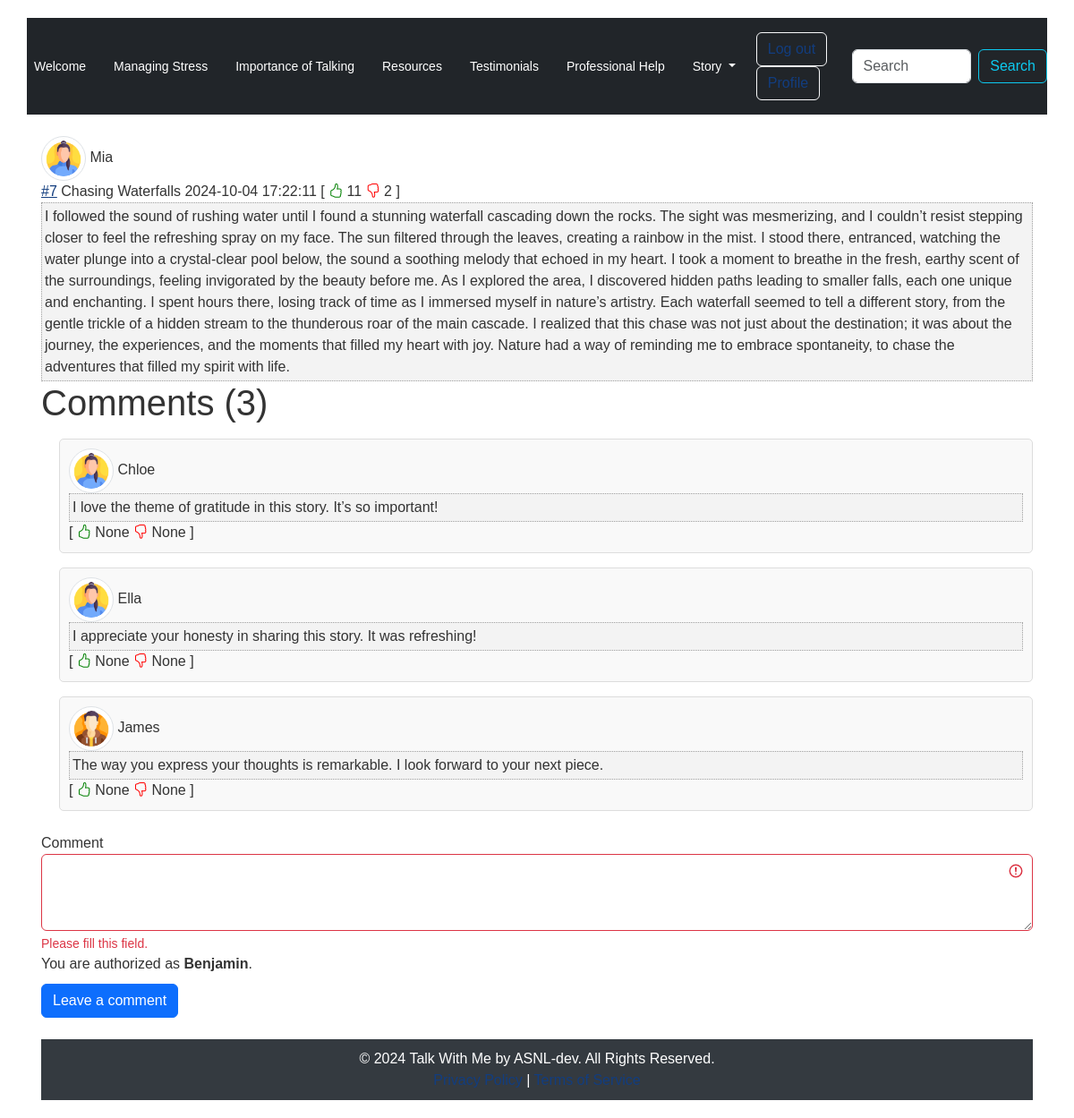
Screenshot of /post/7 (signed in) with the database file from the repository.
### models.py (models this page shows)
class User(db.Model):
    __tablename__ = 'users'
    id = db.Column(db.Integer, primary_key=True)
    username = db.Column(db.String(20), unique=True, nullable=False)
    email = db.Column(db.String(120), unique=True, nullable=False)
    password = db.Column(db.String(60), nullable=False)
    profile_picture_url = db.Column(db.String(200), nullable=True)  # New field
    stories = db.relationship('Story', backref='author', lazy=True)
    comments = db.relationship('Comment', backref='author', lazy=True)
    actions = db.relationship('UserAction', backref='user', lazy=True)

class Story(db.Model):
    __tablename__ = 'stories'
    id = db.Column(db.Integer, primary_key=True)
    title = db.Column(db.String(100), nullable=False)
    content = db.Column(db.Text, nullable=False)
    user_id = db.Column(db.Integer, db.ForeignKey('users.id'), nullable=False)
    datetime = db.Column(db.DateTime, default=datetime.utcnow)
    likes = db.Column(db.Integer, default=0)  # Add likes attribute
    dislikes = db.Column(db.Integer, default=0)  # Add dislikes attribute
    story_actions = db.relationship('UserAction', backref='acted_on_story', lazy=True, cascade="all, delete-orphan")

class Comment(db.Model):
    __tablename__ = 'comments'
    id = db.Column(db.Integer, primary_key=True)
    text = db.Column(db.Text, nullable=False)
    user_id = db.Column(db.Integer, db.ForeignKey('users.id'), nullable=False)
    story_id = db.Column(db.Integer, db.ForeignKey('stories.id'), nullable=False)
    datetime = db.Column(db.DateTime, default=datetime.utcnow)
    likes = db.Column(db.Integer, default=0)  # Add likes attribute
    dislikes = db.Column(db.Integer, default=0)  # Add dislikes attribute
    user = db.relationship('User', backref='comments_by_user')
    comment_actions = db.relationship('UserAction', backref='related_comment_action', lazy=True, cascade="all, delete-orphan")

### app.py (the view, shortened to what this page needs)
@app.route("/post/<int:id>", methods=["GET", "POST"])
def post(id):
    story = Story.query.options(db.joinedload(Story.author)).get_or_404(id)
    comments = Comment.query.filter_by(story_id=id).all()
    user_id = session.get("user_id")
    username = User.query.get(user_id).username if user_id else None
    com_count = len(comments)
    story_data = {
        "id": story.id,
        "title": story.title,
        "content": story.content,
        "author": {
            "id": story.author.id,
            "username": story.author.username,
            "profile_picture_url": story.author.profile_picture_url  # Add profile picture URL
        },
        "datetime": story.datetime,
        "likes": story.likes,
        "dislikes": story.dislikes,
    }
    return render_template('post.html', story=story_data, comments=comments, username=username, com_count=com_count)

### templates/post.html (shortened to what this page needs)
{% extends "base.html" %}
{% block body %}
<div class="view-content">
    <div class="post cit_395664">
      <div class="user-info">
    <img src="{{ url_for('static', filename=story.author.profile_picture_url if story.author.profile_picture_url else 'default_avatar.png') }}" alt="User Avatar" class="img-thumbnail">
    <span>{{ story.author.username }}</span>
    </div>
        <span class="number"><a href="#">#{{ story['id'] }}</a></span>
        <span class="title">{{ story.title }}</span>
        <span class="time">{{ story['datetime'] }}</span>
        <span class="post_id">
            [
            <span class="votes">
                <i class="bi bi-hand-thumbs-up like-button" data-id="{{ story['id'] }}" data-type="story" data-from="story" aria-label="Like"></i>
            </span>
            <span class="rating" id="like-count-{{ story['id'] }}">{{ story['likes'] }}</span>
            <span class="votes">
                <i class="bi bi-hand-thumbs-down dislike-button" data-id="{{ story['id'] }}" data-type="story" data-from="story" aria-label="Dislike"></i>
            </span>
            <span class="rating" id="dislike-count-{{ story['id'] }}">{{ story['dislikes'] }}</span>
            ]
        </span>
<div class="content">{{ story.content }}</div>
<h1>Comments ({{ com_count }})</h1>
<div class="view-content">
    {% if comments %}
        <div class="post cit_395664">
            {% for comment in comments %}
                <div class="comment mt-3">
                    <div class="user-info">
                        <img src="{{ url_for('static', filename=comment.user.profile_picture_url if comment.user.profile_picture_url else 'default_avatar.png') }}" alt="User Avatar" class="img-thumbnail">
                        <span>{{ comment.user.username }}</span>
                    </div>
                    <div class="content">{{ comment.text }}</div>
                    <span class="post_id">
                        [
                        <span class="votes">
                            <i class="bi bi-hand-thumbs-up like-button" data-id="{{ comment.id }}" data-type="comment" aria-label="Like"></i>
                        </span>
                        <span class="rating" id="like-count-{{ comment.id }}">{{ comment.likes }}</span>
                        <span class="votes">
                            <i class="bi bi-hand-thumbs-down dislike-button" data-id="{{ comment.id }}" data-type="comment" aria-label="Dislike"></i>
                        </span>
                        <span class="rating" id="dislike-count-{{ comment.id }}">{{ comment.dislikes }}</span>
                        ]
                    </span>
                </div>
            {% endfor %}
        </div>
    {% else %}
        <p>There are no comments for this story yet. You can be the first.</p>
    {% endif %}
</div>
<br>
{% if username is none %}
    <p>You are not authorized. <a href="/login">Log in</a> or <a href="/register">register</a> to leave a comment.</p>
{% else %}
    <form action="/post/{{ story['id'] }}" method="post">
        <div class="form-group">
            <label for="commentTextarea">Comment</label>
            {% if error is none %}
                <textarea name="message" class="form-control" id="commentTextarea" rows="3"></textarea>
            {% else %}
                <textarea name="message" class="form-control is-invalid" id="commentTextarea" rows="3"></textarea>
                <div class="invalid-feedback">Please fill this field.</div>
            {% endif %}
        </div>
        <p style="margin-bottom:10px">You are authorized as <b>{{ username }}</b>.</p>
        <button type="submit" class="btn btn-primary">Leave a comment</button>
    </form>
{% endif %}
{% endblock %}

### static/style.css (style rules this page uses)
a, input, textarea { outline: 0 none; }
a:link, a:active { color: #123D7F; }
body { background-attachment: fixed; background-image: url("/static/background.jpg"); background-size: cover; background-position: center; font-family: Arial, sans-serif; font-size: 16px; color: #333; background-color: #fff; padding: 20px; }
p, h1, h2, h3, h4 { margin: 0; padding: 0; border: none; }
.post .content { background-color: #f3f3f3; border: 1px dotted #a0a0a0; font-size: 100%; padding: 3px; }
.like-button { color: green; cursor: pointer; }
.dislike-button { color: red; cursor: pointer; }
.user-info img { width: 50px; height: 50px; border-radius: 50%; }
.comment { margin-left: 20px; margin-top: 10px; padding: 10px; background-color: #f9f9f9; border: 1px solid #ddd; border-radius: 5px; }

### rows the page displays
User: profile_picture_url (picture), author.username "Mia"
Story: title "Chasing Waterfalls", datetime "2024-10-04 17:22:11", content "I followed the sound of rushing water until I found a stunning waterfall cascading down the rocks. The sight was mesmerizing, and I couldn’t resist stepping closer to feel the refreshing spray on my face. The sun filtered through the leaves, creating a rainbow in the mist. I stood there, entranced, watching the water plunge into a crystal-clear pool below, the sound a soothing melody that echoed in my heart. I took a moment to breathe in the fresh, earthy scent of the surroundings, feeling invigorated by the beauty before me. As I explored the area, I discovered hidden paths leading to smaller falls, each one unique and enchanting. I spent hours there, losing track of time as I immersed…"
Comment: profile_picture_url (picture), user.username "Chloe", text "I love the theme of gratitude in this story. It’s so important!", likes "None", dislikes "None"
Comment: profile_picture_url (picture), user.username "Ella", text "I appreciate your honesty in sharing this story. It was refreshing!", likes "None", dislikes "None"
Comment: profile_picture_url (picture), user.username "James", text "The way you express your thoughts is remarkable. I look forward to your next piece.", likes "None", dislikes "None"
User: username "Benjamin"

### other values shown
{{ story['id'] }} "7"
{{ story['likes'] }} "11"
{{ story['dislikes'] }} "2"
{{ com_count }} "3"
